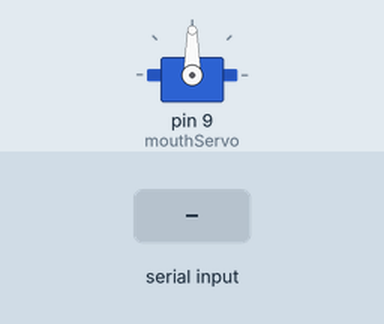
Recording of a sketch running on a simulated Arduino Uno, built with avr-gcc and run on an emulated ATmega328P. Parts: servo. The inputs (shaded band) are chosen by the test bench.

Above: at 1.2 s.
1.3 s: "90,45\n" received over Serial
At 2.2 s:
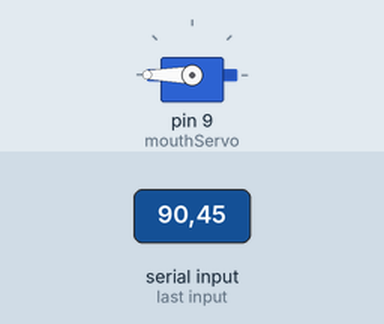
2.8 s: "5\n" received over Serial
At 3.3 s:
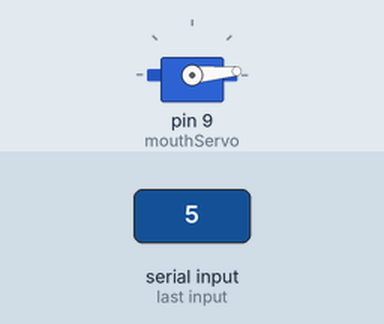
4.3 s: "30,150\n" received over Serial
At 5.5 s:
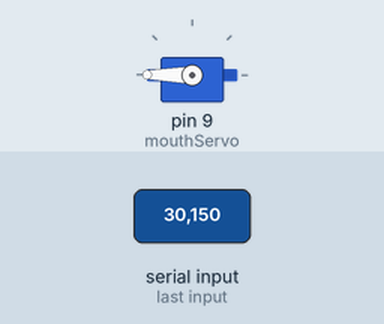
5.8 s: "90\n" received over Serial
At 6.8 s:
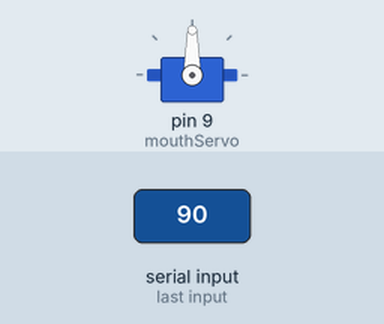
Timing chart, 0 to 8.3 s (numbered marks = the images above; inputs shaded):
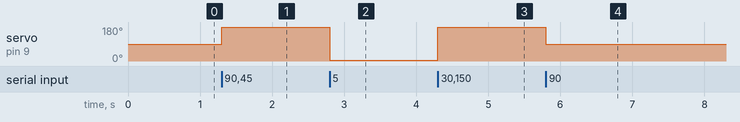

Measured:
- after the input at 1.3 s, servo on pin 9 (mouthServo): 90° → 180° at once
- after the input at 2.8 s, servo on pin 9 (mouthServo): 180° → 5° at once
- after the input at 4.3 s, servo on pin 9 (mouthServo): 5° → 180° at once
- after the input at 5.8 s, servo on pin 9 (mouthServo): 180° → 90° at once

The sketch:

servoDriver.ino
```cpp
#include <Servo.h>

Servo mouthServo;
String input = "";

void setup() {
  Serial.begin(115200);
  mouthServo.attach(9);
  mouthServo.write(90);
}

void loop() {
  while (Serial.available()) {
    char c = Serial.read();

    if (c == '\n') {
      int value = input.toInt();
      value = constrain(value, 0, 180);
      mouthServo.write(value);
      input = "";
    } else if (isDigit(c)) {
      input += c;
    }
  }
}
```
